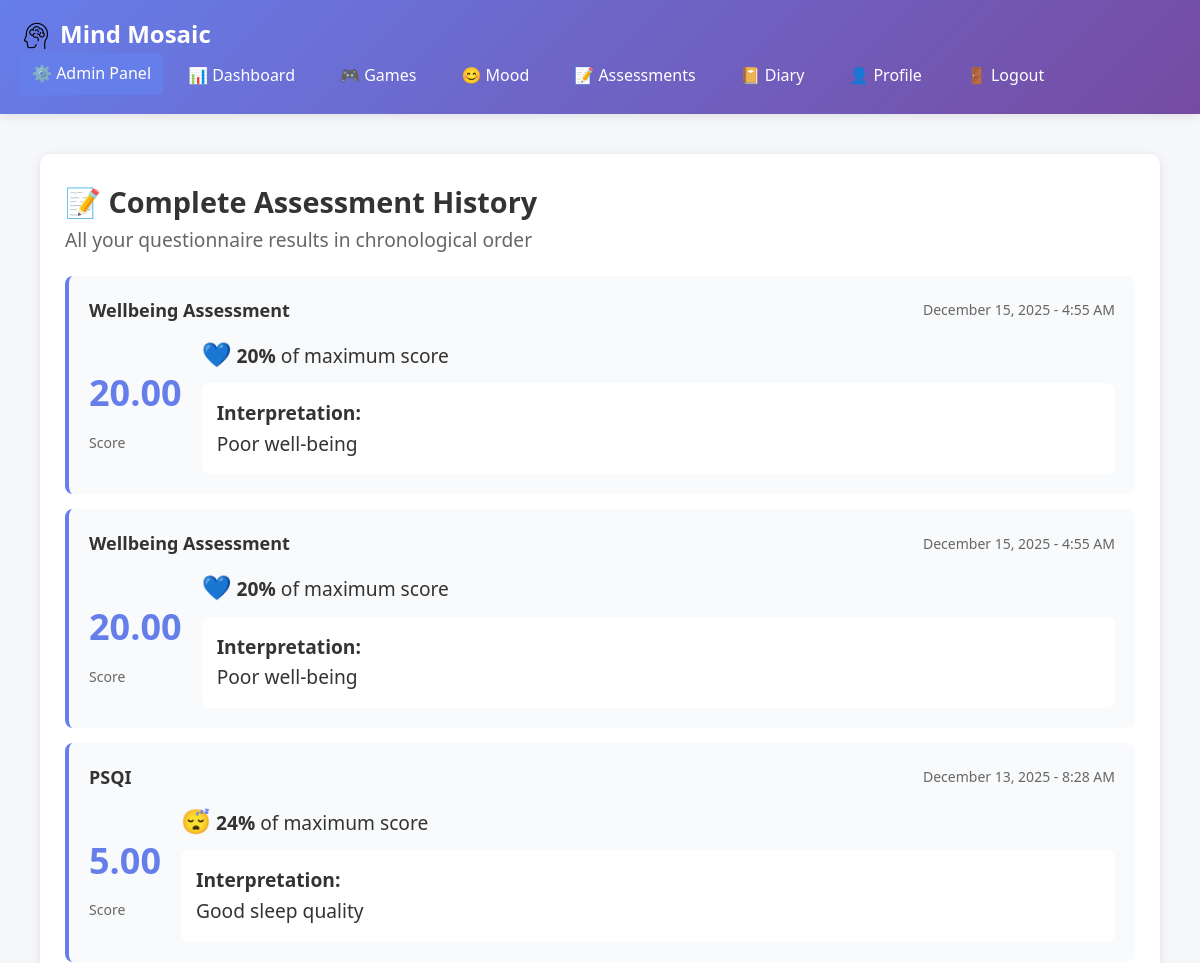
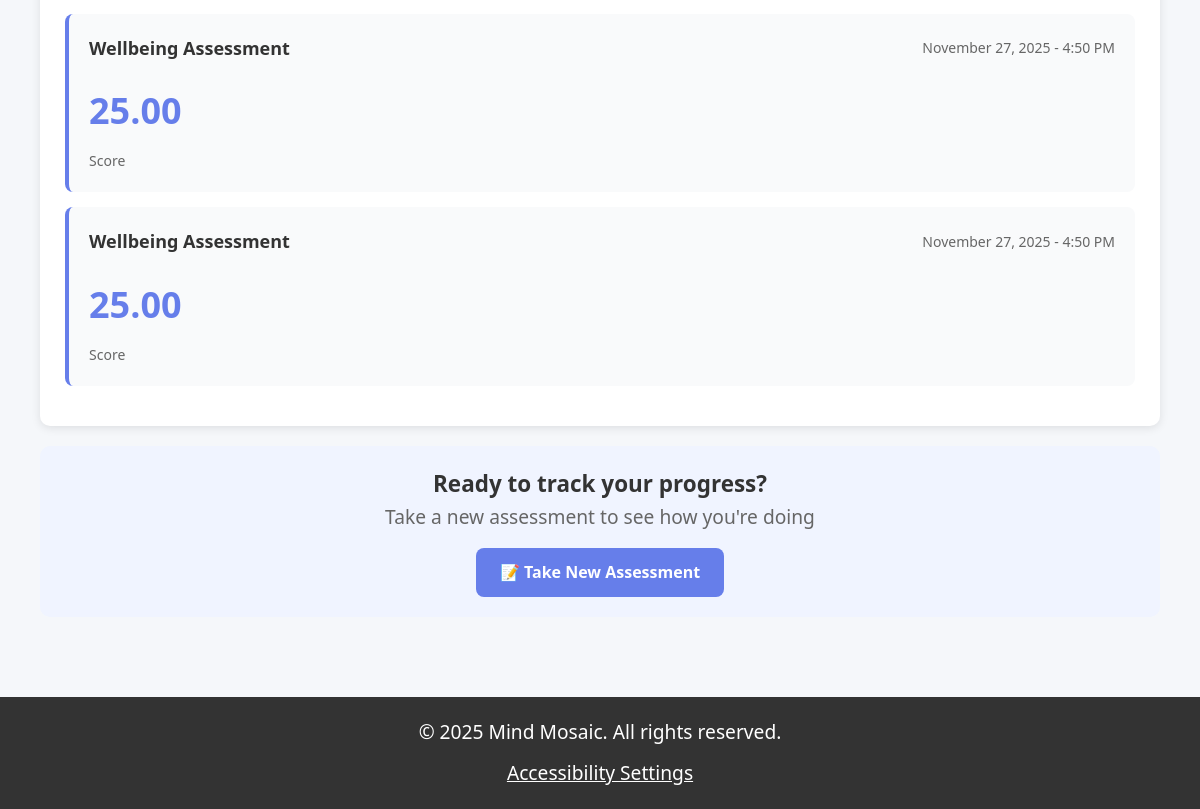
/pages/insights/questionnaire_insights.php (signed in), run on the app's committed database (2 pictures, top to bottom).
### tables this page shows
CREATE TABLE `questionnaire_responses` (
  `result_id` bigint(20) UNSIGNED NOT NULL,
  `user_id` int(10) UNSIGNED NOT NULL,
  `questionnaire_id` int(10) UNSIGNED NOT NULL,
  `answers` longtext NOT NULL CHECK (json_valid(`answers`)),
  `score` decimal(7,2) DEFAULT NULL,
  `completed_at` datetime NOT NULL DEFAULT current_timestamp(),
  `interpretation` longtext DEFAULT NULL CHECK (json_valid(`interpretation`))
);

CREATE TABLE `questionnaires` (
  `questionnaire_id` int(10) UNSIGNED NOT NULL,
  `name` varchar(200) NOT NULL,
  `short_code` varchar(50) NOT NULL,
  `type` varchar(50) NOT NULL DEFAULT 'wellness',
  `version` varchar(20) DEFAULT '1.0',
  `created_at` datetime NOT NULL DEFAULT current_timestamp()
);

### pages/insights/questionnaire_insights.php (the view, shortened to what this page needs)
<?php
require_once __DIR__ . '/../../_header.php';
require_once __DIR__ . '/../../database/config.php';
$user_id = $_SESSION['user_id'];
$questionnaire_history = [];
try {
    $stmt = $pdo->prepare("
        SELECT
            qr.result_id,
            qr.score,
            qr.interpretation,
            qr.completed_at,
            q.name as questionnaire_name,
            q.short_code,
            q.type
        FROM questionnaire_responses qr
        JOIN questionnaires q ON qr.questionnaire_id = q.questionnaire_id
        WHERE qr.user_id = ?
        ORDER BY qr.completed_at DESC
    ");
    $stmt->execute([$user_id]);
    $questionnaire_history = $stmt->fetchAll(PDO::FETCH_ASSOC);
} catch (PDOException $e) {
    error_log("Questionnaire history fetch error: " . $e->getMessage());
}
?>
<link rel="stylesheet" href="/assets/css/questionnaire_insights.css">
<div class="insights-container">
    <div class="history-section">
        <h2>📝 Complete Assessment History</h2>
        <p style="color: #666; margin-bottom: 20px;">All your questionnaire results in chronological order</p>
        <?php if (!empty($questionnaire_history)): ?>
            <?php foreach ($questionnaire_history as $result): ?>
            <div class="history-item">
                <div class="history-header">
                    <h3><?php echo htmlspecialchars($result['questionnaire_name']); ?></h3>
                    <span class="history-date"><?php echo date('F j, Y - g:i A', strtotime($result['completed_at'])); ?></span>
                </div>
                <div style="display: flex; gap: 20px; align-items: center;">
                    <div>
                        <div class="score-display"><?php echo $result['score']; ?></div>
                        <div style="color: #666; font-size: 14px;">Score</div>
                    </div>
                    <?php if (isset($result['interpretation_data'])): ?>
                    <div style="flex: 1;">
                        <div>
                            <?php if (isset($result['interpretation_data']['emoji'])): ?>
                                <span style="font-size: 24px;"><?php echo $result['interpretation_data']['emoji']; ?></span>
                            <?php endif; ?>
                            <?php if (isset($result['interpretation_data']['percentage'])): ?>
                                <strong><?php echo $result['interpretation_data']['percentage']; ?>%</strong> of maximum score
                            <?php endif; ?>
                        </div>
                        <?php if (isset($result['interpretation_data']['message'])): ?>
                        <div class="interpretation">
                            <strong>Interpretation:</strong><br>
                            <?php echo htmlspecialchars($result['interpretation_data']['message']); ?>
                        </div>
                        <?php endif; ?>
                    </div>
                    <?php endif; ?>
                </div>
            </div>
            <?php endforeach; ?>
        <?php endif; ?>
    </div>
    <div class="cta-section">
        <h3>Ready to track your progress?</h3>
        <p style="color: #666; margin-bottom: 15px;">Take a new assessment to see how you're doing</p>
        <a href="/pages/emotion/questionnaire_selection.php" class="btn">📝 Take New Assessment</a>
    </div>
</div>
<?php require_once __DIR__ . '/../../_footer.php'; ?>

### assets/css/header.css (style rules this page uses)
* { margin: 0; padding: 0; box-sizing: border-box; }
body { font-family: 'Segoe UI', Tahoma, Geneva, Verdana, sans-serif; background: #f5f7fa; color: #333; line-height: 1.6; display: flex; flex-direction: column; min-height: 100vh; }
body.large-font { font-size: 120%; }
.btn { display: inline-block; padding: 12px 24px; border: none; border-radius: 5px; font-size: 16px; cursor: pointer; text-decoration: none; transition: all 0.3s; font-weight: 600; }

### assets/css/questionnaire_insights.css (style rules this page uses)
.insights-container { max-width: 1200px; margin: 0 auto; padding: 20px; }
.history-section { background: white; padding: 25px; border-radius: 10px; box-shadow: 0 2px 10px rgba(0,0,0,0.1); }
.history-item { background: #f9fafb; padding: 20px; border-radius: 8px; margin-bottom: 15px; border-left: 4px solid #667eea; transition: transform 0.2s; }
.history-header { display: flex; justify-content: space-between; align-items: center; margin-bottom: 10px; }
.history-header h3 { margin: 0; color: #333; font-size: 18px; }
.history-date { color: #666; font-size: 14px; }
.score-display { font-size: 36px; font-weight: bold; color: #667eea; margin: 10px 0; }
.interpretation { background: white; padding: 15px; border-radius: 8px; margin-top: 10px; }
.cta-section { background: #f0f4ff; padding: 20px; border-radius: 10px; text-align: center; margin-top: 20px; }
.btn { display: inline-block; padding: 12px 24px; background: #667eea; color: white; text-decoration: none; border-radius: 8px; font-weight: 600; transition: background 0.3s; }

### data on the page
questionnaire_responses: questionnaire.name "Wellbeing Assessment", completed_at "December 15, 2025 - 4:55 AM", score "20.00", emoji "💙", percentage "20", message "Poor well-being"
questionnaire_responses: questionnaire.name "Wellbeing Assessment", completed_at "December 15, 2025 - 4:55 AM", score "20.00", emoji "💙", percentage "20", message "Poor well-being"
questionnaire_responses: questionnaire.name "PSQI", completed_at "December 13, 2025 - 8:28 AM", score "5.00", emoji "😴", percentage "24", message "Good sleep quality"
questionnaire_responses: questionnaire.name "Wellbeing Assessment", completed_at "November 27, 2025 - 4:50 PM", score "25.00"
